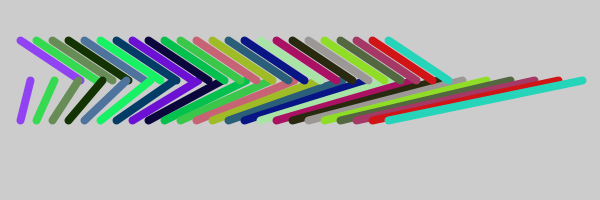
Frame 1 (no input)
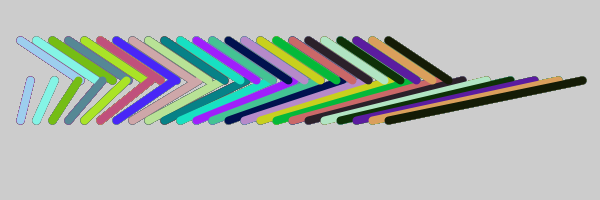
Frame 60 (the mouse pressed at the canvas centre just before this capture)
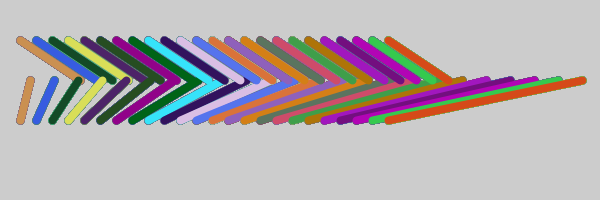
Frame 120 (the mouse held since frame 60 and released just before this capture)

The Processing sketch that drew these frames (run headless with seeded random() and noise(); from frame 60 on, the mouse is pressed at the canvas centre):

// Processing sketch: processing_91154
// ── processing_91154.pde

void setup(){
  size(600,200);
  smooth();
}


void draw(){
  for(int i=20; i<400; i+=16){
    strokeWeight(8);
    stroke(random(0,225),random(0,255),random(0,255));
    line(i, 40, i+60, 80);
    line(i+i/2,80,i,120);
  }
}
